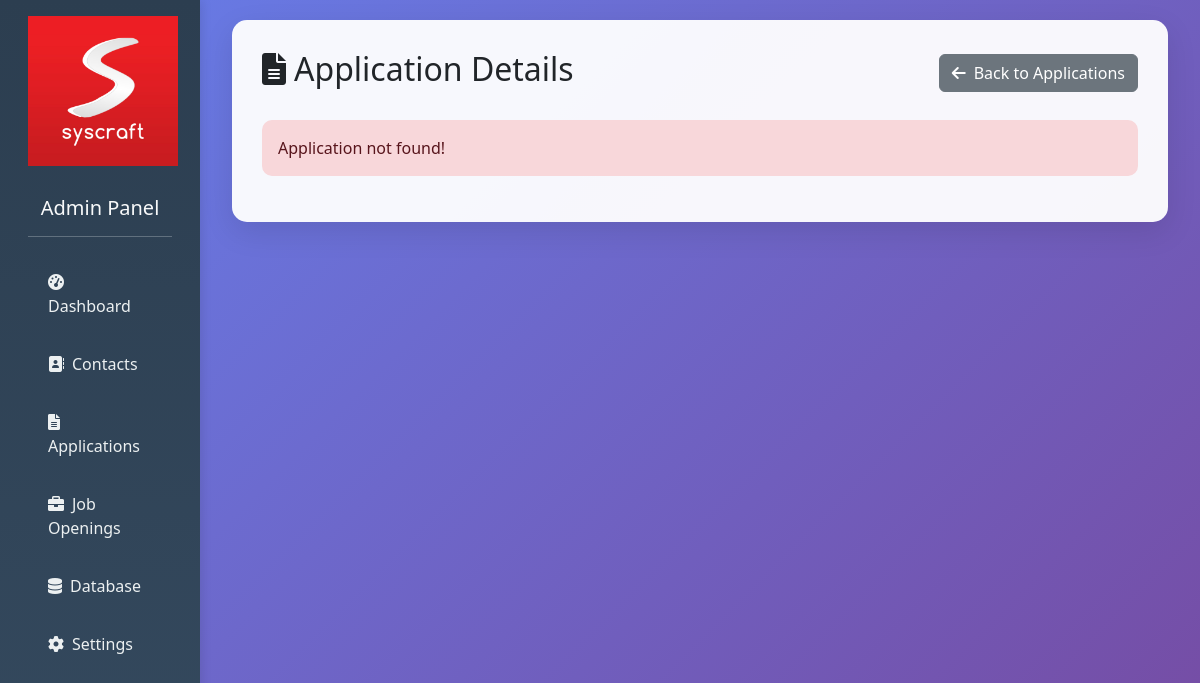
/admin/applications/5, run on an earlier commit of the app's database.
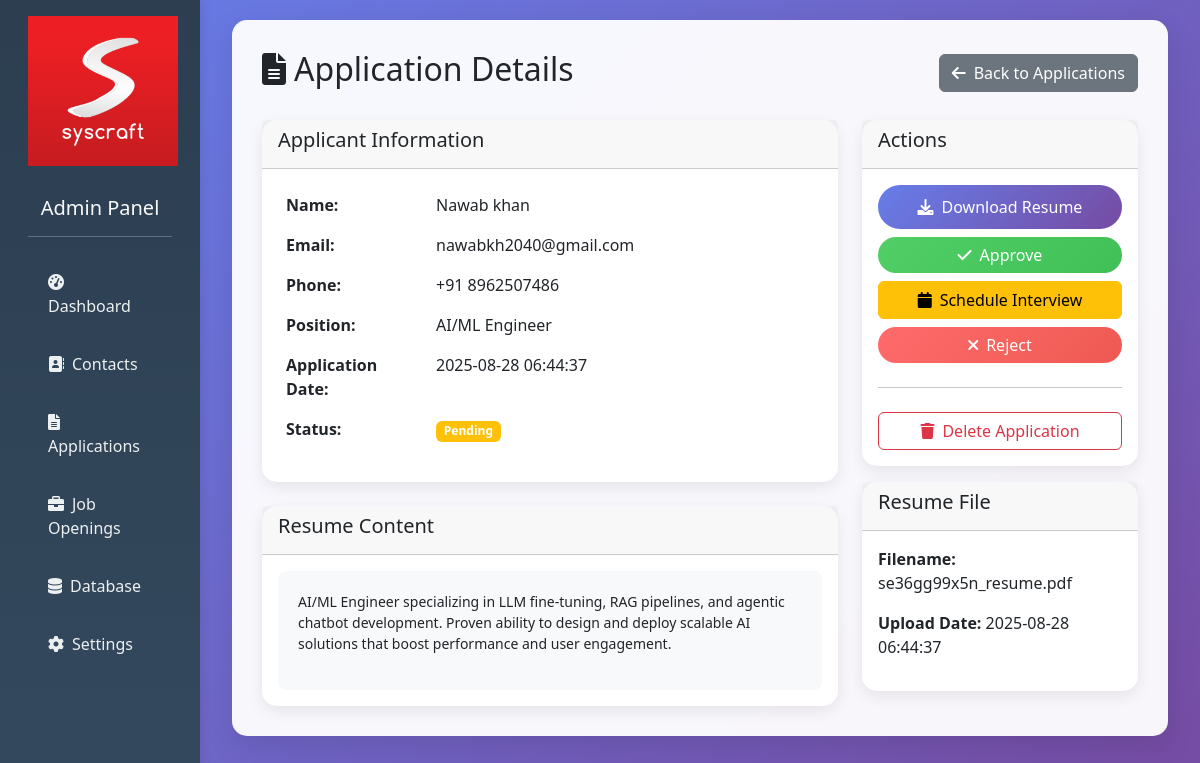
And on a later commit of the database.
### tables this page shows
CREATE TABLE job_applications (
            id INTEGER PRIMARY KEY AUTOINCREMENT,
            name TEXT NOT NULL,
            email TEXT NOT NULL,
            phone TEXT NOT NULL,
            position TEXT NOT NULL,
            resume_filename TEXT NOT NULL,
            resume_content TEXT,
            file_path TEXT,
            application_date TIMESTAMP DEFAULT CURRENT_TIMESTAMP,
            status TEXT DEFAULT 'pending'
        );

### main.py (the view)
@app.route("/admin/applications/<int:app_id>")
def application_detail(app_id):
    application = get_job_application(app_id)
    return render_template("admin_application_detail.html", application=application)

### tools/hr_jobs.py (called while the page is built)
def get_job_application(application_id):
    conn = sqlite3.connect(DB_PATH)
    cursor = conn.cursor()
    cursor.execute('''
        SELECT id, name, email, phone, position, resume_filename, resume_content, file_path, application_date, status
        FROM job_applications
        WHERE id = ?
    ''', (application_id,))
    application = cursor.fetchone()
    conn.close()
    if application:
        return {
            "id": application[0],
            "name": application[1],
            "email": application[2],
            "phone": application[3],
            "position": application[4],
            "resume_filename": application[5],
            "resume_content": application[6],   # ✅ FIX
            "file_path": application[7],
            "application_date": application[8],
            "status": application[9]
        }
    return None

### templates/admin_application_detail.html (shortened to what this page needs)
{% extends "base.html" %}
{% block content %}
<div class="d-flex justify-content-between align-items-center mb-4">
    <h2><i class="fas fa-file-alt me-2"></i>Application Details</h2>
    <a href="/admin/applications" class="btn btn-secondary">
        <i class="fas fa-arrow-left me-2"></i>Back to Applications
    </a>
</div>
{% if application %}
<div class="row">
    <div class="col-md-8">
        <div class="card">
            <div class="card-header">
                <h5>Applicant Information</h5>
            </div>
            <div class="card-body">
                <table class="table table-borderless">
                    <tr>
                        <th width="150">Name:</th>
                        <td>{{ application.name }}</td>
                    </tr>
                    <tr>
                        <th>Email:</th>
                        <td>{{ application.email }}</td>
                    </tr>
                    <tr>
                        <th>Phone:</th>
                        <td>{{ application.phone }}</td>
                    </tr>
                    <tr>
                        <th>Position:</th>
                        <td>{{ application.position }}</td>
                    </tr>
                    <tr>
                        <th>Application Date:</th>
                        <td>{{ application.application_date }}</td>
                    </tr>
                    <tr>
                        <th>Status:</th>
                        <td>
                            <span
                                class="badge bg-{{ 'warning' if application.status == 'pending' else 'success' if application.status == 'approved' else 'danger' }}">
                                {{ application.status|title }}
                            </span>
                        </td>
                    </tr>
                </table>
            </div>
        </div>
        {% if application.resume_content %}
        <div class="card mt-4">
            <div class="card-header">
                <h5>Resume Content</h5>
            </div>
            <div class="card-body">
                <div
                    style="max-height: 400px; overflow-y: auto; background: #f8f9fa; padding: 20px; border-radius: 8px;">
                    <pre style="white-space: pre-wrap; font-family: inherit;">{{ application.resume_content }}</pre>
                </div>
            </div>
        </div>
        {% endif %}
    </div>
    <div class="col-md-4">
        <div class="card">
            <div class="card-header">
                <h5>Actions</h5>
            </div>
            <div class="card-body">
                <div class="d-grid gap-2">
                    <a href="/admin/applications/{{ application.id }}/download_resume" class="btn btn-primary">
                        <i class="fas fa-download me-2"></i>Download Resume
                    </a>
                    <button class="btn btn-success" onclick="updateStatus('approved')">
                        <i class="fas fa-check me-2"></i>Approve
                    </button>
                    <button class="btn btn-warning" onclick="updateStatus('interview')">
                        <i class="fas fa-calendar me-2"></i>Schedule Interview
                    </button>
                    <button class="btn btn-danger" onclick="updateStatus('rejected')">
                        <i class="fas fa-times me-2"></i>Reject
                    </button>
                    <hr>
                    <form method="POST" action="/admin/applications/{{ application.id }}/delete"
                        onsubmit="return confirm('Are you sure you want to delete this application?')">
                        <button type="submit" class="btn btn-outline-danger w-100">
                            <i class="fas fa-trash me-2"></i>Delete Application
                        </button>
                    </form>
                </div>
            </div>
        </div>
        <div class="card mt-3">
            <div class="card-header">
                <h5>Resume File</h5>
            </div>
            <div class="card-body">
                <p><strong>Filename:</strong> {{ application.resume_filename }}</p>
                <p><strong>Upload Date:</strong> {{ application.application_date }}</p>
            </div>
        </div>
    </div>
</div>
{% else %}
<div class="alert alert-danger">
    Application not found!
</div>
{% endif %}
{% endblock %}

### templates/base.html (shortened to what this page needs)
<!DOCTYPE html>
<html lang="en">
<head>
    <link href="https://cdn.jsdelivr.net/npm/bootstrap@5.3.0/dist/css/bootstrap.min.css" rel="stylesheet">
    <link href="https://cdnjs.cloudflare.com/ajax/libs/font-awesome/6.0.0/css/all.min.css" rel="stylesheet">
</head>
<body>
    <div class="container-fluid">
        <div class="row">
            <div class="col-md-2 sidebar">
                <div class="p-3">
                    <div class="text-center">
                        <img src="/static/images/logo2.png" alt="Syscraft" class="logo img-fluid">
                        <h5 class="text-light">Admin Panel</h5>
                    </div>
                    <hr class="text-light">
                    <nav class="nav flex-column">
                        <a class="nav-link" href="/admin/dashboard"><i class="fas fa-tachometer-alt me-2"></i>Dashboard</a>
                        <a class="nav-link" href="/admin/contacts"><i class="fas fa-address-book me-2"></i>Contacts</a>
                        <a class="nav-link" href="/admin/applications"><i class="fas fa-file-alt me-2"></i>Applications</a>
                        <a class="nav-link" href="/admin/jobs"><i class="fas fa-briefcase me-2"></i>Job Openings</a>
                        <a class="nav-link" href="/admin/database"><i class="fas fa-database me-2"></i>Database</a>
                        <a class="nav-link" href="/admin/settings"><i class="fas fa-cog me-2"></i>Settings</a>
                    </nav>
                </div>
            </div>
            <div class="col-md-10">
                <div class="main-content">
                    {% block content %}{% endblock %}
                </div>
            </div>
        </div>
    </div>
</body>
</html>

### templates/base.html (style rules this page uses)
body { background: linear-gradient(135deg, #667eea 0%, #764ba2 100%); min-height: 100vh; font-family: 'Segoe UI', Tahoma, Geneva, Verdana, sans-serif; }
.sidebar { background: linear-gradient(180deg, #2c3e50 0%, #34495e 100%); min-height: 100vh; box-shadow: 2px 0 10px rgba(0,0,0,0.1); }
.sidebar .nav-link { color: #ecf0f1; padding: 12px 20px; margin: 5px 0; border-radius: 8px; transition: all 0.3s ease; }
.main-content { background: rgba(255, 255, 255, 0.95); border-radius: 15px; box-shadow: 0 10px 30px rgba(0,0,0,0.1); margin: 20px; padding: 30px; }
.card { border: none; border-radius: 15px; box-shadow: 0 5px 15px rgba(0,0,0,0.08); transition: transform 0.3s ease; }
.btn-primary { background: linear-gradient(135deg, #667eea 0%, #764ba2 100%); border: none; border-radius: 25px; padding: 10px 25px; }
.btn-danger { background: linear-gradient(135deg, #ff6b6b 0%, #ee5a52 100%); border: none; border-radius: 25px; }
.btn-success { background: linear-gradient(135deg, #51cf66 0%, #40c057 100%); border: none; border-radius: 25px; }
.table { border-radius: 10px; overflow: hidden; }
.logo { max-width: 150px; margin-bottom: 30px; }

What changed in the data, as far as the page shows it:
added job_applications: name "Nawab khan", email "nawabkh2040@gmail.com", phone "+91 8962507486", position "AI/ML Engineer", application_date "2025-08-28 06:44:37", status "Pending", resume_content "AI/ML Engineer specializing in LLM fine-tuning, RAG pipelines, and agentic chatbot development. Proven ability to design and deploy scalable AI solutions that boost performance and user engagement.", resume_filename "se36gg99x5n_resume.pdf"
Also different on the page:
text no longer shown: "Application not found!"
text now shown: "Applicant Information Name: Email: Phone: Position: Application Date: Status: Resume Content Actions Download Resume Approve Schedule Interview Reject Delete Application Resume File Filename: Upload Date:"
